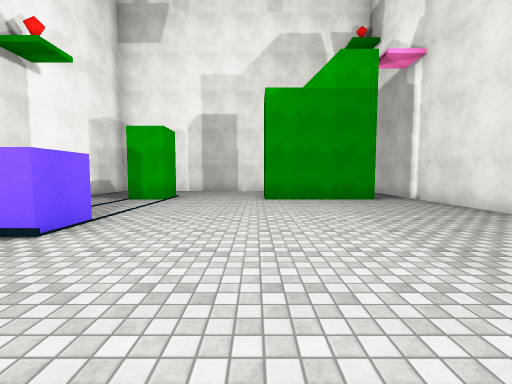
View 1 (above)

16 first-person views from a walk through a scene from a Unity 3-D project. The camera is 1.4 m above the floor, tilts 4° down and sees 90° across. Doors are open. The floor is counted in squares, 2 m on a side. Each view is taken from the middle of a square. On the plan, view 1 faces up. The plan holds only what a view shows up to about 9 squares ahead; the rest is blank. The player is left out. Surface patterns are stand-ins for the level's own textures.

View 2
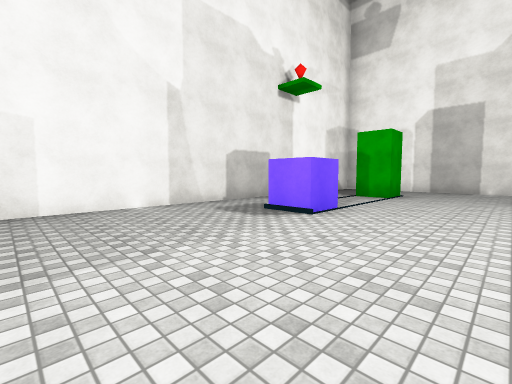

View 3
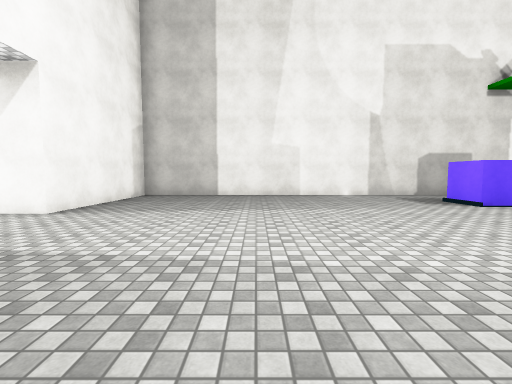

View 4
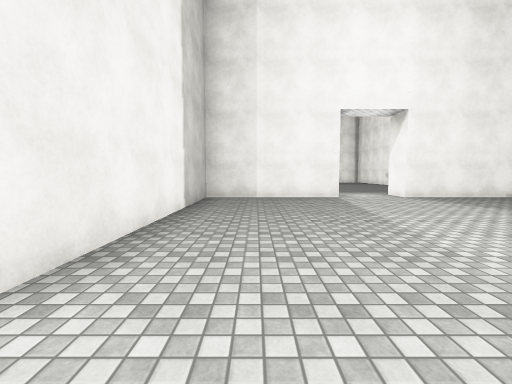

View 5
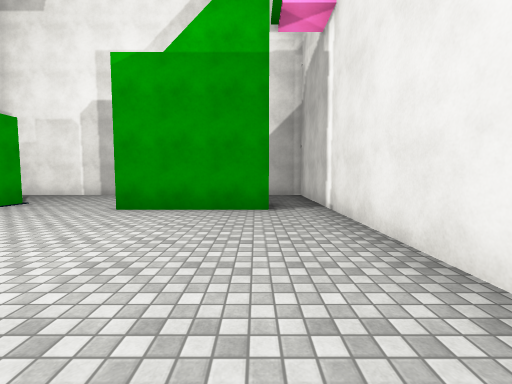

View 6
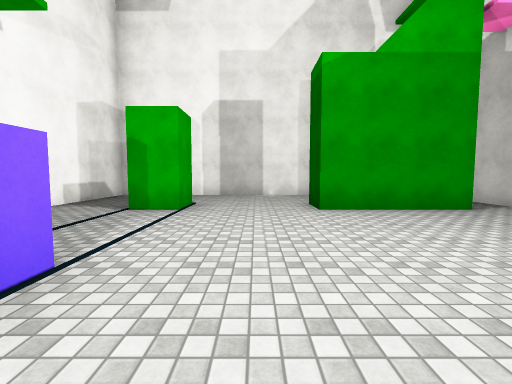

View 7
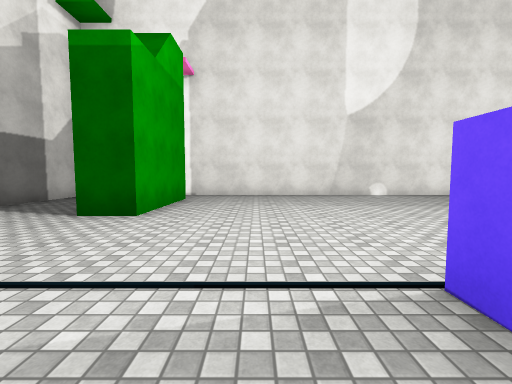

View 8
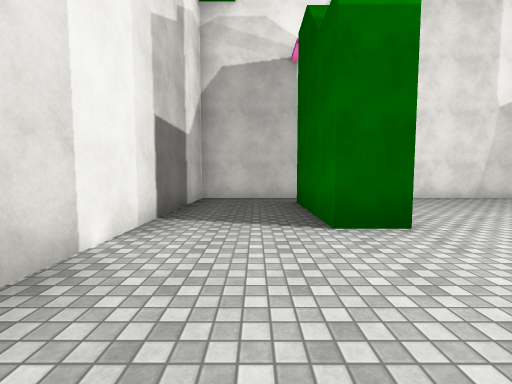

View 9
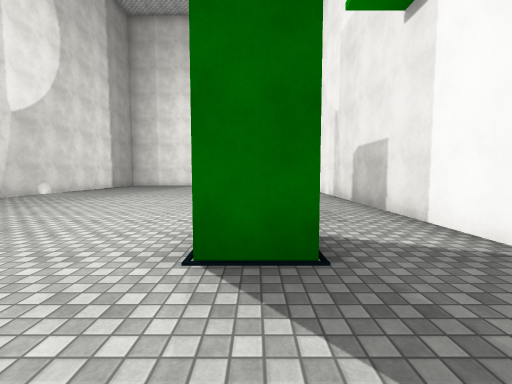

View 10
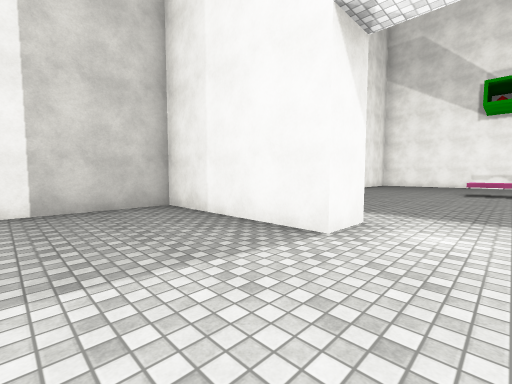

View 11
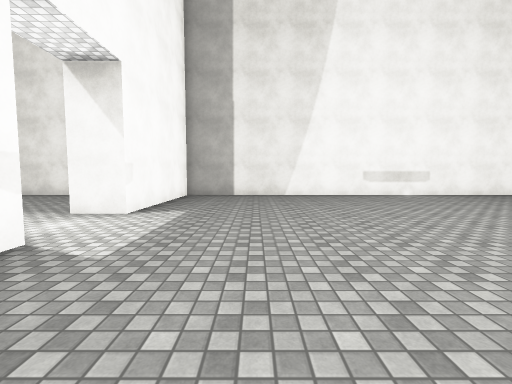

View 12
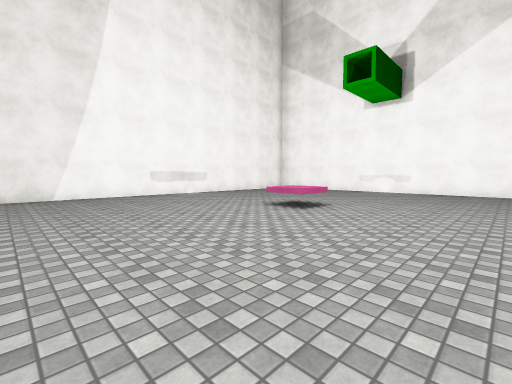

View 13
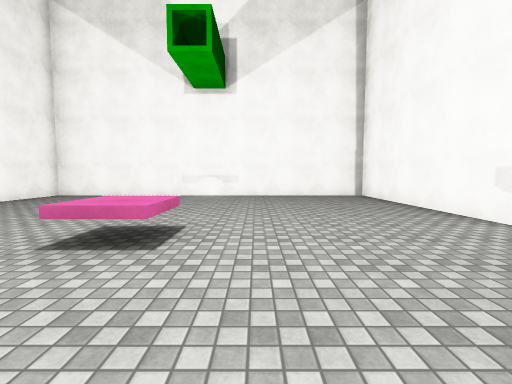

View 14
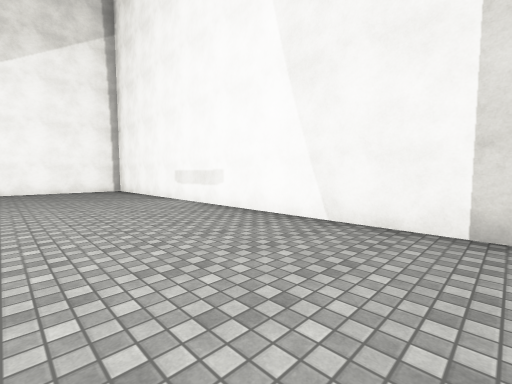

View 15
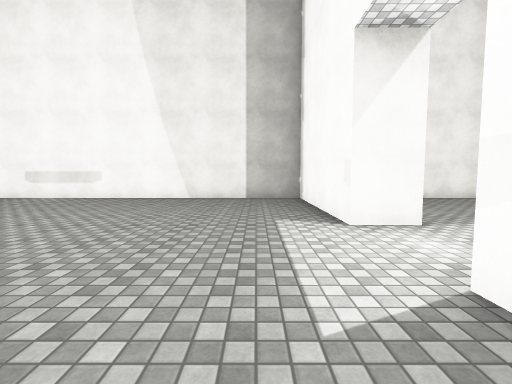

View 16
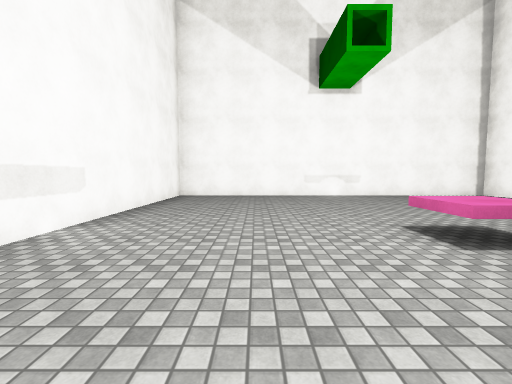

### Floor plan
Ten units are one square. View 1 is at (0, 0); x grows to the right and y downward. Boxes are objects, and circles mark ways between rooms. Rooms are numbered by the first view taken in them; rooms with no view inside come last. Other rooms are left out.
<svg viewBox="-60 -111 110 310">
<path fill="none" stroke="#000" d="M34 -70 3 -70 3 -80 32 -80M5 57 45 57 45 -106 -55 -106 -55 57 -15 57M-15 57 -15 67 -55 67 -55 194 45 194 45 67 5 67 5 57M-10 144 -10 133 0 133 0 144"/>
<rect x="-35" y="-35" width="10" height="10" fill="#bbb"><title>cube</title></rect>
<rect x="-35" y="-85" width="10" height="20" fill="#bbb"><title>green block</title></rect>
<circle cx="-5" cy="60" r="3" fill="#2a7"/>
<text x="-10" y="-20">1</text>
<text x="-10" y="130">2</text>
</svg>
Room 1 opens to room 2.

Where each view was taken, in squares from view 1:
view 1: 0 up, 0 right, facing up
view 2: 1 down, 0 right, facing up-left
view 3: 2 down, 3 right, facing left
view 4: 2 up, 3 right, facing down
view 5: 2 up, 3 right, facing up
view 6: 2 up, 1 left, facing up
view 7: 5 up, 4 left, facing right
view 8: 9 up, 3 left, facing right
view 9: 10 up, 3 left, facing down
view 10: 3 down, 1 left, facing down-right
view 11: 9 down, 4 left, facing right
view 12: 9 down, 4 left, facing down-right
view 13: 11 down, 2 left, facing down
view 14: 8 down, 2 left, facing down-left
view 15: 8 down, 2 right, facing left
view 16: 11 down, 2 right, facing down
